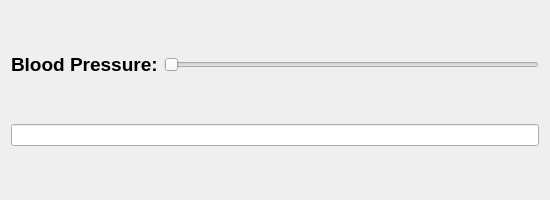
<?xml version="1.0" encoding="UTF-8"?>
<ui version="4.0">
 <class>Form</class>
 <widget class="QWidget" name="Form">
  <property name="geometry">
   <rect>
    <x>0</x>
    <y>0</y>
    <width>550</width>
    <height>200</height>
   </rect>
  </property>
  <property name="windowTitle">
   <string>Form</string>
  </property>
  <layout class="QVBoxLayout" name="verticalLayout">
   <item>
    <layout class="QHBoxLayout" name="horizontalLayout">
     <item>
      <widget class="QLabel" name="label">
       <property name="font">
        <font>
         <pointsize>14</pointsize>
         <weight>75</weight>
         <bold>true</bold>
        </font>
       </property>
       <property name="text">
        <string>Blood Pressure:</string>
       </property>
      </widget>
     </item>
     <item>
      <widget class="QSlider" name="horizontalSlider">
       <property name="orientation">
        <enum>Qt::Horizontal</enum>
       </property>
      </widget>
     </item>
    </layout>
   </item>
   <item>
    <widget class="QLineEdit" name="lineEdit"/>
   </item>
  </layout>
 </widget>
 <resources/>
 <connections/>
</ui>
